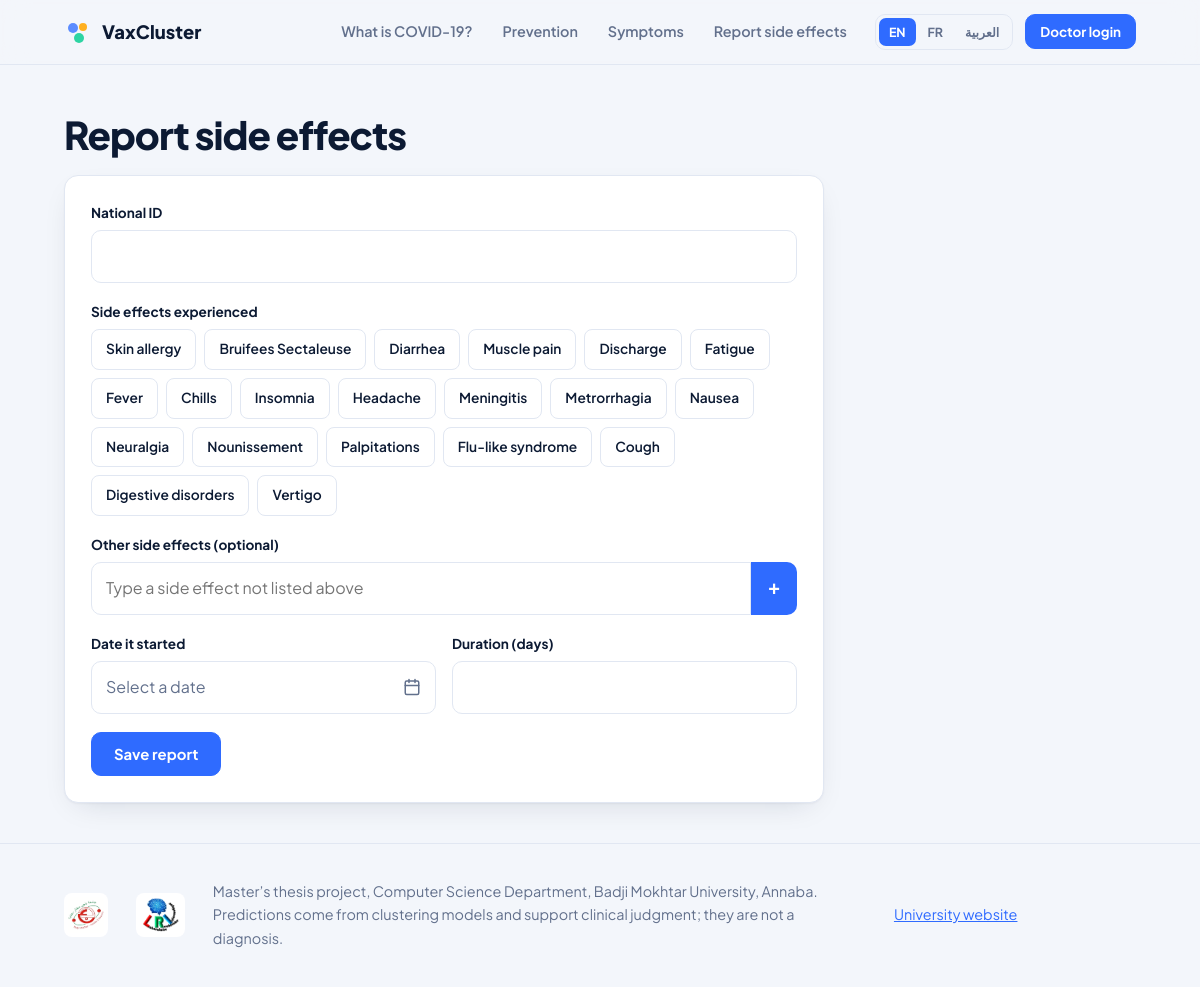
The page /patient_form.php on the database its author committed.
### tables this page shows
CREATE TABLE `effet_secondaire` (
  `id_effet` int(11) NOT NULL,
  `description` text DEFAULT NULL,
  `date_apparition` date DEFAULT NULL
);

### includes/lang.php (called while the page is built, shortened)
<?php
$LANGS = ['en' => 'EN', 'fr' => 'FR', 'ar' => 'العربية'];
$LI = ['en' => 0, 'fr' => 1, 'ar' => 2];

### patient_form.php (the view)
<?php require __DIR__.'/includes/bootstrap.php'; require __DIR__.'/configuration/db_connection.php';
$mode=empty($_SESSION['username'])?'public':'app'; $ok=msg(flash('success_message')); $err=msg(flash('error_message'));
$fx=$conn->query("SELECT description FROM effet_secondaire ORDER BY description");
open_page(t('rep_h'),$mode,'report'); echo $mode==='public'?'<div class="wrap" style="padding-top:48px"><h1 style="font-size:2.4rem">'.h(t('rep_h')).'</h1>':'<div>'; ?>
<div class="card panel"><?php if($ok): ?><div class="alert ok" role="status"><?=h($ok)?></div><?php endif; ?><?php if($err): ?><div class="alert" role="alert"><?=h($err)?></div><?php endif; ?>
<form action="patient_form_action.php" method="post"><?=csrf_field()?>
<div class="field"><label for="idnum"><?=h(t('id_nat'))?></label><input id="idnum" name="idnum" inputmode="numeric" maxlength="20" pattern="[0-9]+" value="<?=h($_GET['id']??'')?>" required></div>
<div class="field"><span class="lbl"><?=h(t('fx_label'))?></span><div class="chips"><?php while($r=$fx->fetch_assoc()): ?><label><input type="checkbox" name="side_effects[]" value="<?=h($r['description'])?>"><span><?=h(td($r['description']))?></span></label><?php endwhile; ?></div></div>
<div class="field"><label for="other"><?=h(t('fx_other'))?></label><?=multi_input('side_effects[]',t('fx_other_ph'),'other')?></div>
<div class="two"><div class="field"><label for="dateappar"><?=h(t('d_start'))?></label><input class="ui" id="dateappar" name="dateappar" type="date" max="<?=date('Y-m-d')?>" required></div>
<div class="field"><label for="dureemanif"><?=h(t('d_dur'))?></label><input id="dureemanif" name="dureemanif" type="number" min="1" required></div></div>
<button class="btn" name="btn_submit"><?=h(t('save_report'))?></button></form></div></div>
<?php close_page($mode); ?>

### includes/bootstrap.php (shortened to what this page needs)
<?php
require_once __DIR__ . '/lang.php';
$LANG = $_SESSION['lang'] ?? ($_COOKIE['lang'] ?? 'en');
function h($s){ return htmlspecialchars((string)$s, ENT_QUOTES, 'UTF-8'); }
function t($k, $r = []){ global $S, $LI, $LANG; $s = isset($S[$k]) ? $S[$k][$LI[$LANG]] : $k; foreach ($r as $a => $b) $s = str_replace(':' . $a, $b, $s); return $s; }
function norm($s){ return strtr(mb_strtolower(trim((string)$s), 'UTF-8'), ['é'=>'e','è'=>'e','ê'=>'e','ë'=>'e','à'=>'a','â'=>'a','ô'=>'o','î'=>'i','ï'=>'i','ç'=>'c','û'=>'u','ù'=>'u']); }
function td($s){ global $D, $LANG; $e = $D[norm($s)] ?? null; if (!$e) return (string)$s; if ($LANG === 'en') return $e[0]; if ($LANG === 'ar') return $e[2]; return $e[1] ?? (string)$s; }
function multi_input($name, $placeholder = '', $id = ''){
  return '<div class="multi" data-rm="' . h(t('rm_row')) . '"><div class="mrow"><input' . ($id ? ' id="' . h($id) . '"' : '') . ' name="' . h($name) . '" placeholder="' . h($placeholder) . '" autocomplete="off"><button type="button" class="mpl" aria-label="' . h(t('add_row')) . '" title="' . h(t('add_row')) . '">+</button></div></div>'; }
function logo(){ return '<a class="logo" href="index.php"><svg width="28" height="28" viewBox="0 0 28 28" aria-hidden="true"><circle cx="9" cy="10" r="5" fill="#5b8cff"/><circle cx="19" cy="9" r="4" fill="#ffb020"/><circle cx="15" cy="20" r="5" fill="#2dd4a3"/></svg>VaxCluster</a>'; }
function lang_switch(){ global $LANGS, $LANG; $o = '<div class="lang" role="group" aria-label="' . h(t('language')) . '">';
  foreach ($LANGS as $k => $l) $o .= '<a href="?' . h(http_build_query(array_merge($_GET, ['lang' => $k]))) . '" lang="' . $k . '"' . ($k === $LANG ? ' aria-current="true"' : '') . '>' . $l . '</a>'; return $o . '</div>'; }
function open_page($title, $mode = 'public', $active = '', $heading = '', $actions = ''){ global $LANG, $LOCALE, $WEEKSTART;
  $js = ['locale'=>$LOCALE[$LANG],'weekStart'=>$WEEKSTART[$LANG]]; foreach (['today','clear','now','done','hour','minute','pick_date','pick_time'] as $k) $js[$k] = t($k); ?>
<!DOCTYPE html><html lang="<?= $LANG ?>" dir="<?= $LANG === 'ar' ? 'rtl' : 'ltr' ?>"><head><meta charset="utf-8"><meta name="viewport" content="width=device-width,initial-scale=1">
<link rel="stylesheet" href="assets/css/app.css"><script>window.I18N=<?= json_encode($js, JSON_UNESCAPED_UNICODE) ?>;</script></head><body>
<?php if ($mode === 'app'): $nav = ['list'=>['patients_list.php','users','m_patients'],'add'=>['add_patient.php','plus','m_new'],'report'=>['patient_form.php','clip','nav_report'],'csv'=>['export_csv.php','down','m_export']]; ?>
<div class="shell"><aside class="side"><?= logo() ?>
<?php foreach ($nav as $k => $n): ?><a class="n <?= $active === $k ? 'on' : '' ?>" href="<?= $n[0] ?>"><?= icon($n[1]) ?><?= h(t($n[2])) ?></a><?php endforeach; ?>
<div class="who"><div><span class="small"><?= h(t('signed_in')) ?></span><b><?= h($_SESSION['username'] ?? '') ?></b></div><?= lang_switch() ?><a class="small" href="logout.php"><?= h(t('logout')) ?></a></div></aside>
<div class="main"><header><h1><?= h($heading ?: $title) ?></h1><div><?= $actions ?></div></header>
<?php else: ?>
<nav class="top" aria-label="Main"><div><?= logo() ?>
<a class="l" href="index.php#coronavirus"><?= h(t('nav_what')) ?></a><a class="l" href="index.php#prevention"><?= h(t('nav_prev')) ?></a><a class="l" href="index.php#symptoms"><?= h(t('nav_sym')) ?></a><a class="l" href="patient_form.php"><?= h(t('nav_report')) ?></a><?= lang_switch() ?>
<?php if (!empty($_SESSION['username'])): ?><a class="btn sm" href="patients_list.php"><?= h(t('nav_dash')) ?></a><?php else: ?><a class="btn sm" href="doctors_login.php"><?= h(t('nav_login')) ?></a><?php endif; ?></div></nav>
<?php endif; }
function close_page($mode = 'public'){
  if ($mode === 'app') echo '</div></div>';
  else { ?><footer class="foot"><div class="wrap"><img src="images/Badji_Mokhtar_-_Annaba_University_Logo.png" alt="Badji Mokhtar Annaba University"><img src="images/Logo_LRI.png" alt="LRI laboratory">
<p><?= h(t('foot')) ?></p><a href="https://www.univ-annaba.dz/" target="_blank" rel="noopener"><?= h(t('foot_site')) ?></a></div></footer><?php }
  echo '<script src="assets/js/ui.js"></script></body></html>'; }

### assets/css/app.css (style rules this page uses)
:root { --bg:#f3f6fb;--surface:#fff;--ink:#0c1a33;--muted:#62708c;--line:#e1e7f2;--brand:#2f6bff;--brand-ink:#fff;--brand-soft:#e8efff;--amber:#ffb020;--ok:#10b981;--bad:#f43f5e;--navy:#0b1730;--r:14px;--sh:0 1px 2px rgba(12,26,51,.04),0 10px 30px -14px rgba(12,26,51,.18) }
* { box-sizing:border-box }
html { scroll-behavior:smooth;scroll-padding-top:84px }
body { margin:0;background:var(--bg);color:var(--ink);font:16px/1.65 'Plus Jakarta Sans','Cairo',system-ui,sans-serif;-webkit-font-smoothing:antialiased }
h1,h2,h3 { font-weight:800;letter-spacing:-.025em;line-height:1.12;margin:0 0 .5em }
h1 { font-size:clamp(2.3rem,5vw,4rem) }
p { margin:0 0 1em;max-width:62ch }
a { color:var(--brand) }
.wrap { max-width:1120px;margin:0 auto;padding:0 24px }
.btn { display:inline-flex;align-items:center;justify-content:center;gap:8px;padding:12px 22px;border-radius:10px;border:1.5px solid var(--brand);background:var(--brand);color:var(--brand-ink);font:700 .93rem 'Plus Jakarta Sans',sans-serif;text-decoration:none;cursor:pointer;transition:transform .15s,box-shadow .15s }
.btn.sm { padding:8px 14px;font-size:.84rem }
.lang { display:inline-flex;border:1px solid var(--line);border-radius:10px;padding:3px;gap:2px }
.lang a { padding:4px 10px;border-radius:7px;font-size:.78rem;font-weight:700;text-decoration:none;color:var(--muted) }
.lang a[aria-current] { background:var(--brand);color:var(--brand-ink) }
.top { position:sticky;top:0;z-index:30;background:color-mix(in srgb,var(--bg) 82%,transparent);backdrop-filter:blur(14px);border-bottom:1px solid var(--line) }
.top>div { max-width:1120px;margin:0 auto;padding:12px 24px;display:flex;align-items:center;gap:6px }
.logo { display:flex;align-items:center;gap:10px;font:800 1.15rem 'Plus Jakarta Sans',sans-serif;color:var(--ink);text-decoration:none;margin-inline-end:auto }
.top a.l { padding:8px 12px;border-radius:8px;text-decoration:none;color:var(--muted);font-weight:600;font-size:.9rem }
.top .lang { margin-inline:10px 6px }
.card { background:var(--surface);border:1px solid var(--line);border-radius:var(--r);padding:26px;box-shadow:var(--sh) }
.foot { border-top:1px solid var(--line);margin-top:40px;padding:36px 0;color:var(--muted);font-size:.9rem }
.foot .wrap { display:flex;gap:28px;align-items:center;flex-wrap:wrap }
.foot img { height:44px;width:auto;background:#fff;border-radius:8px;padding:4px }
.foot p { margin:0;flex:1;min-width:240px }
input,select,textarea { width:100%;padding:12px 14px;border:1.5px solid var(--line);border-radius:10px;background:var(--surface);color:var(--ink);font:inherit }
.panel { max-width:760px }
.field { margin-bottom:18px }
label,.lbl { display:block;font-weight:700;font-size:.85rem;margin-bottom:6px }
.two { display:grid;grid-template-columns:1fr 1fr;gap:16px }
.chips { display:flex;flex-wrap:wrap;gap:8px }
.chips label { margin:0;position:relative }
.chips span { display:inline-block;padding:8px 14px;border:1.5px solid var(--line);border-radius:8px;font-weight:600;font-size:.86rem;cursor:pointer;background:var(--surface);transition:.15s }
.btn { white-space:nowrap }
.logo { white-space:nowrap }
.mrow { display:flex;margin-bottom:8px }
.mrow input { flex:1;min-width:0;border-radius:0 }
.mrow:not(.x) input { border-start-start-radius:10px;border-end-start-radius:10px }
.mpl,.mrm { flex:none;width:46px;border:0;color:#fff;font:700 1.25rem/1 sans-serif;cursor:pointer;transition:filter .15s }
.mpl { background:var(--brand);color:var(--brand-ink);border-start-end-radius:10px;border-end-end-radius:10px }

### rows shown on the page
effet_secondaire: description "Skin allergy"
effet_secondaire: description "Bruifees Sectaleuse"
effet_secondaire: description "Diarrhea"
effet_secondaire: description "Muscle pain"
effet_secondaire: description "Discharge"
effet_secondaire: description "Fatigue"
effet_secondaire: description "Fever"
effet_secondaire: description "Chills"
effet_secondaire: description "Insomnia"
effet_secondaire: description "Headache"
effet_secondaire: description "Meningitis"
effet_secondaire: description "Metrorrhagia"
effet_secondaire: description "Nausea"
effet_secondaire: description "Neuralgia"
effet_secondaire: description "Nounissement"
effet_secondaire: description "Palpitations"
effet_secondaire: description "Flu-like syndrome"
effet_secondaire: description "Cough"
effet_secondaire: description "Digestive disorders"
effet_secondaire: description "Vertigo"

### other values the page prints
t('nav_what') "What is COVID-19?"
t('nav_prev') "Prevention"
t('nav_sym') "Symptoms"
t('nav_report') "Report side effects"
$l "EN"
$l "FR"
$l "العربية"
t('nav_login') "Doctor login"
t('rep_h') "Report side effects"
t('id_nat') "National ID"
t('fx_label') "Side effects experienced"
t('fx_other') "Other side effects (optional)"
t('d_start') "Date it started"
t('d_dur') "Duration (days)"
t('save_report') "Save report"
